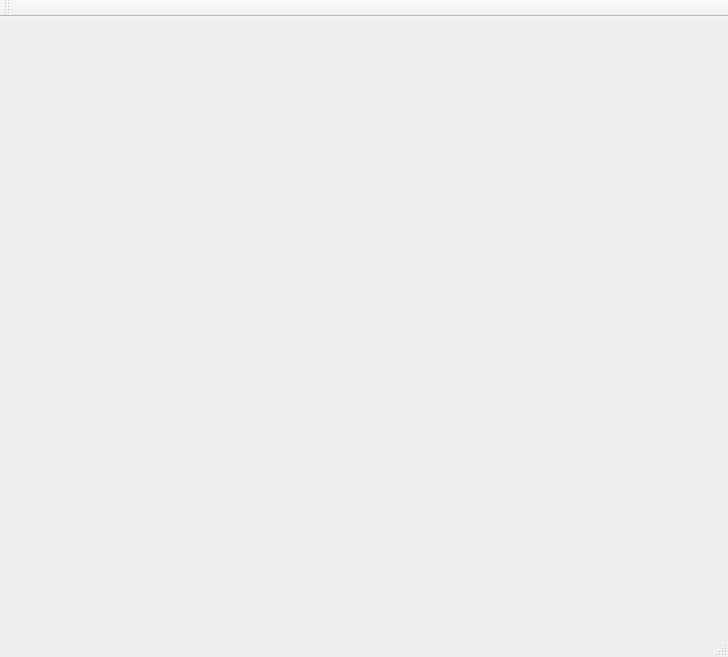
<?xml version="1.0" encoding="UTF-8"?>
<ui version="4.0">
 <class>MainWindow</class>
 <widget class="QMainWindow" name="MainWindow">
  <property name="geometry">
   <rect>
    <x>0</x>
    <y>0</y>
    <width>728</width>
    <height>657</height>
   </rect>
  </property>
  <property name="windowTitle">
   <string>MainWindow</string>
  </property>
  <widget class="QtMetaMethod" name="centralWidget"/>
  <widget class="QMenuBar" name="menuBar">
   <property name="geometry">
    <rect>
     <x>0</x>
     <y>0</y>
     <width>728</width>
     <height>21</height>
    </rect>
   </property>
  </widget>
  <widget class="QToolBar" name="mainToolBar">
   <attribute name="toolBarArea">
    <enum>TopToolBarArea</enum>
   </attribute>
   <attribute name="toolBarBreak">
    <bool>false</bool>
   </attribute>
  </widget>
  <widget class="QStatusBar" name="statusBar"/>
 </widget>
 <layoutdefault spacing="6" margin="11"/>
 <customwidgets>
  <customwidget>
   <class>QtMetaMethod</class>
   <extends>QWidget</extends>
   <header>QtMetaMethod.h</header>
   <container>1</container>
  </customwidget>
 </customwidgets>
 <resources/>
 <connections/>
</ui>
